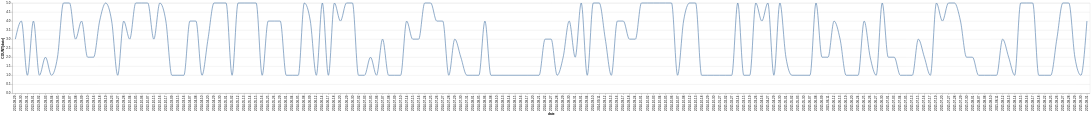

Describe this chart as a Vega-Lite specification.
### Vega-Lite specification from a JSON file in a GitHub repository (floating-point values rounded to 4 significant figures; data arrays with more than 128 entries replaced by an {"elided": "..."} marker saying what was removed)
{"data": {"values": {"elided": "179 records"}}, "mark": {"type": "line", "interpolate": "monotone"}, "encoding": {"x": {"field": "x_data", "type": "nominal", "title": "date", "sort": "ascending"}, "y": {"field": "y_data", "type": "quantitative", "title": "COUNT(date)"}}}
